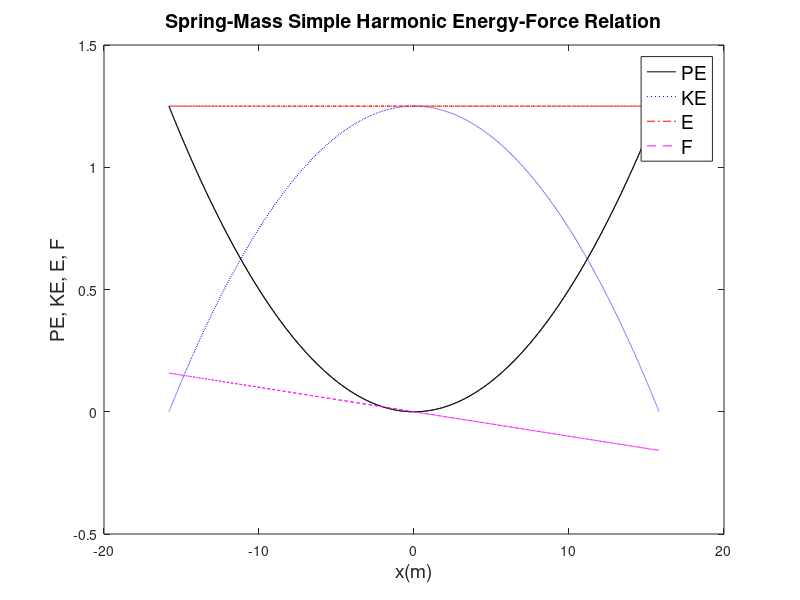

Write the MATLAB code that produced this figure.
%fofx.m
clear;
m=10.0;                          %mass
k=0.01;                         %spring constant
w=sqrt(k/m);                    %natural frequency
x0=0.0;                         %initial position
v0=0.5;                         %initial velocity
t=[0:0.05:2*pi/w];              %time array from zero to one oscillation period
E0=0.5*m*v0^2;                  %total initial energy
x=sqrt(2*E0/k)*sin(w.*t);       %position versus time array
v=v0*cos(w.*t);                 %velocity versus time arry
%a=-k*x/m;                      %acceleration versus time array if needed
PE=0.5*k*x.^2;                  %potential energy array
KE=0.5*m*v.^2;                  %kinetic energy array
E=PE+KE;                        %total energy array
F=-k*x;                         %force array
plot(x,PE,'k-',x,KE,'b:',x,E,'r-.',x,F,'m--');
title('Spring-Mass Simple Harmonic Energy-Force Relation','FontSize',14)
ylabel('PE, KE, E, F','FontSize',14);
xlabel('x(m)','FontSize',14);
h=legend('PE','KE','E','F'); set(h,'FontSize',14)